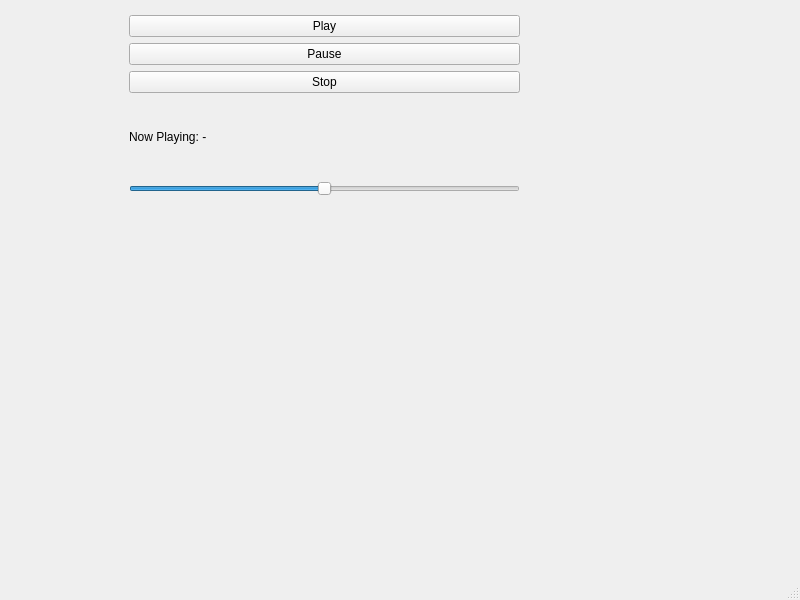
<?xml version="1.0" encoding="UTF-8"?>
<ui version="4.0">
 <class>MainWindow</class>
 <widget class="QMainWindow" name="MainWindow">
  <property name="geometry">
   <rect>
    <x>0</x>
    <y>0</y>
    <width>800</width>
    <height>600</height>
   </rect>
  </property>
  <property name="windowTitle">
   <string>Music Player</string>
  </property>
  <widget class="QWidget" name="centralwidget">
   <widget class="QWidget" name="verticalLayoutWidget">
    <property name="geometry">
     <rect>
      <x>129</x>
      <y>15</y>
      <width>391</width>
      <height>181</height>
     </rect>
    </property>
    <layout class="QVBoxLayout" name="verticalLayout">
     <item>
      <widget class="QPushButton" name="playButton">
       <property name="text">
        <string>Play</string>
       </property>
      </widget>
     </item>
     <item>
      <widget class="QPushButton" name="pauseButton">
       <property name="text">
        <string>Pause</string>
       </property>
      </widget>
     </item>
     <item>
      <widget class="QPushButton" name="stopButton">
       <property name="text">
        <string>Stop</string>
       </property>
      </widget>
     </item>
     <item>
      <widget class="QLabel" name="nowPlayingLabel">
       <property name="text">
        <string>Now Playing: -</string>
       </property>
      </widget>
     </item>
     <item>
      <widget class="QSlider" name="volumeSlider">
       <property name="maximum">
        <number>100</number>
       </property>
       <property name="value">
        <number>50</number>
       </property>
       <property name="orientation">
        <enum>Qt::Orientation::Horizontal</enum>
       </property>
      </widget>
     </item>
    </layout>
   </widget>
  </widget>
  <widget class="QMenuBar" name="menubar"/>
  <widget class="QStatusBar" name="statusbar"/>
 </widget>
 <resources/>
 <connections/>
</ui>
